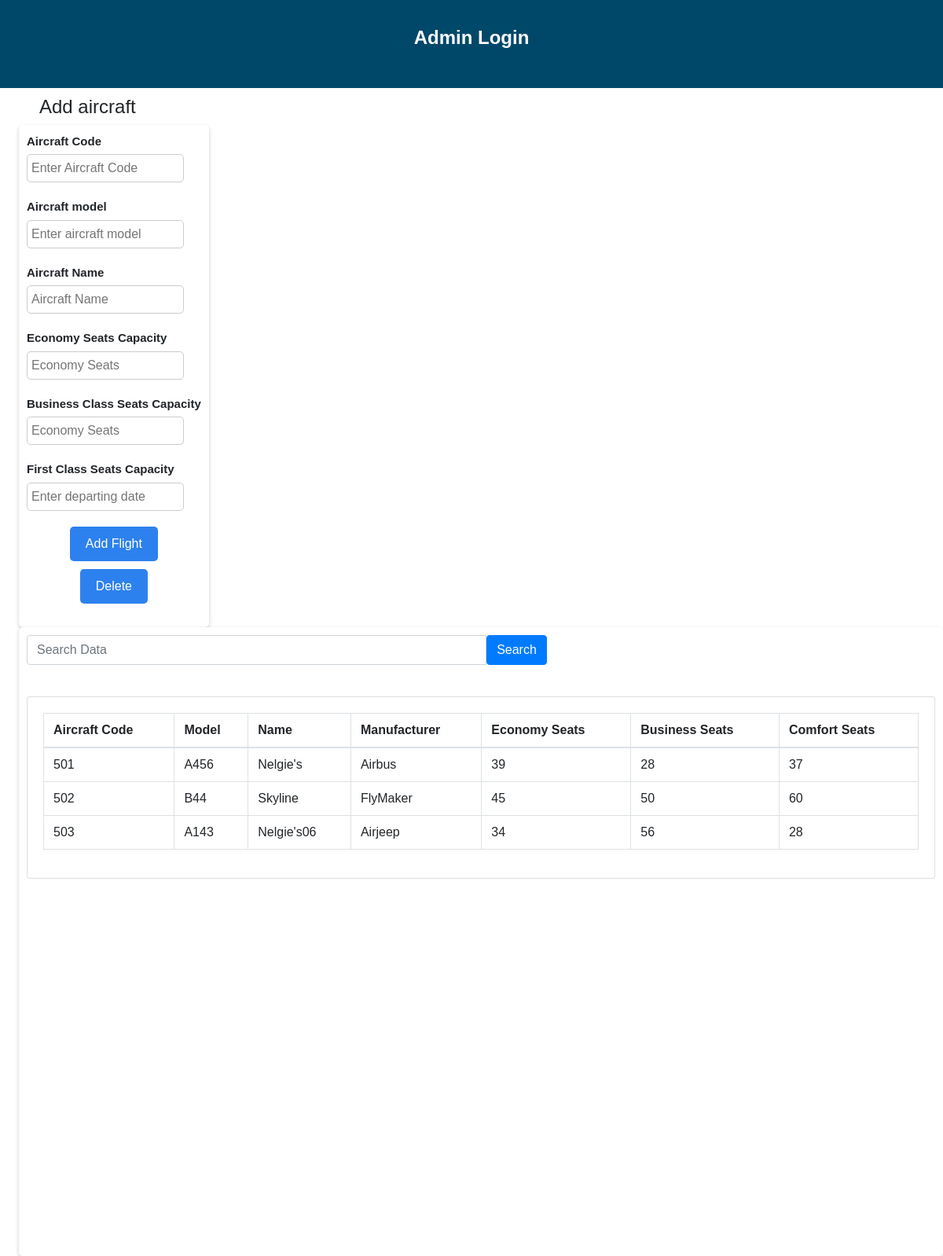
Screenshot of /admin/aircraft.php with the database file from the repository.
### tables this page shows
CREATE TABLE `aircraft` (
  `aircraft_code` int(10) UNSIGNED NOT NULL DEFAULT 0,
  `model` varchar(45) NOT NULL DEFAULT '',
  `aircraft_name` varchar(45) NOT NULL,
  `manufacturer` varchar(45) NOT NULL DEFAULT '',
  `economy_seats` int(45) NOT NULL,
  `business_seats` int(45) NOT NULL,
  `comfort_seats` int(45) NOT NULL
);

### admin/aircraft.php (the view, shortened to what this page needs)
<?php
include "includes/admin-header.php";
include "includes/admin-head.php";
?>
<div class="body">
    <h1>Add aircraft</h1>
    <div class="container1">
        <form id="flight-form">
            <div class="input-container">
                <label for="aircraft-code">Aircraft Code</label>
                <input type="text" id="aircraft-code" placeholder="Enter Aircraft Code">
            </div>
            <div class="input-container">
                <label for="aircraft-model">Aircraft model</label>
                <input type="text" id="aircraft-model" placeholder="Enter aircraft model">
            </div>
            <div class="input-container">
                <label for="Aircraft-name">Aircraft Name</label>
                <input type="text" id="ircraft-name" placeholder="Aircraft Name">
            </div>
            <div class="input-container">
                <label for="economy">Economy Seats Capacity</label>
                <input type="text" id="economy" placeholder="Economy Seats">
            </div>
            <div class="input-container">
                <label for="business-class">Business Class Seats Capacity</label>
                <input type="text" id="business-class" placeholder="Economy Seats">
            </div>
            <div class="input-container">
                <label for="First Class">First Class Seats Capacity</label>
                <input type="text" id="First Class" placeholder="Enter departing date">
            </div>
            <div class="input-container">
                <button type="button" id="add-flight-button">Add Flight</button>
                <button type="button" id="delete-button">Delete</button>
            </div>
        </form>
    </div>
    <div class="tablecontainer1">
    <div class="row">
        <div class="col-md-7">
            <form action="" method="GET">
                <div class="input-group mb-3">
                    <input type="text" name="search" value="<?php if(isset($_GET['search'])){echo $_GET['search'];} ?>" class="form-control" placeholder="Search Data">
                    <button type="submit" class="btn btn-primary">Search</button>
                </div>
            </form>
        </div>
        <div class="col-md-12">
            <div class="card mt-4">
                <div class="card-body">
                    <table class="table table-bordered">
                        <thead>
                            <tr>
                                <th>Aircraft Code</th>
                                <th>Model</th>
                                <th>Name</th>
                                <th>Manufacturer</th>
                                <th>Economy Seats</th>
                                <th>Business Seats</th>
                                <th>Comfort Seats</th>
                            </tr>
                        </thead>
                        <tbody>
                            <?php
                            $con = mysqli_connect('localhost', 'root', '', 'airline_booking_system');
                            if (isset($_GET['search'])) {
                                $filtervalues = $_GET['search'];
                                $query = "SELECT * FROM aircraft WHERE CONCAT(aircraft_code, model, aircraft_name, manufacturer) LIKE '%$filtervalues%'";
                            } else {
                                $query = "SELECT * FROM aircraft";
                            }
                            $query_run = mysqli_query($con, $query);
                            if (mysqli_num_rows($query_run) > 0) {
                                foreach ($query_run as $items) {
                            ?>
                                    <tr>
                                        <td><?= $items['aircraft_code'] ?> </td>
                                        <td><?= $items['model'] ?> </td>
                                        <td><?= $items['aircraft_name'] ?> </td>
                                        <td><?= $items['manufacturer'] ?> </td>
                                        <td><?= $items['economy_seats'] ?> </td>
                                        <td><?= $items['business_seats'] ?> </td>
                                        <td><?= $items['comfort_seats'] ?> </td>
                                    </tr>
                            <?php
                                }
                            } else {
                            ?>
                                <tr>
                                    <td colspan="4">No Record Found</td>
                                </tr>
                            <?php
                            }
                            ?>
                        </tbody>
                    </table>
                </div>
            </div>
        </div>
    </div>
</div>

### css/headfoot-style.css (style rules this page uses)
body, header { margin: 0; padding: 0; }
body { background-color: aliceblue; }

### admin/css-admin/stlye.css (style rules this page uses)
.container1 { font-family: Arial, Helvetica, sans-serif; font-size: 15px; width: auto; height: auto; max-width: 50%; margin-left: 2%; position: center; padding: 10px; background-color: #ffffff; border-radius: 5px; box-shadow: 0 2px 5px rgba(0, 0, 0, 0.2); float: left; }
.tablecontainer1 { font-family: Arial, Helvetica, sans-serif; font-size: 15px; width: auto; height: 800px; overflow-y: auto; margin-left: 2%; padding: 10px; background-color: #ffffff; border-radius: 5px; box-shadow: 0 2px 5px rgba(0, 0, 0, 0.2); float: left; }
.body h1 { font-family: Arial, Helvetica, sans-serif; text-align: justify; font-size: 24px; margin-top: 0; padding-top: 10px; margin-left: 50px; }
.input-container { margin-bottom: 20px; width: 100%; }
.input-container label { display: block; font-weight: bold; margin-bottom: 5px; }
.input-container input[type="text"], .input-container input[type="number"], .input-container input[type="time"], .input-container input[type="date"], .input-container select { width: 200px; padding: 5px; border: 1px solid #ccc; border-radius: 5px; font-size: 16px; color: #555; }
.input-container button { padding: 10px 20px; background-color: rgb(45, 129, 238); border: none; border-radius: 5px; font-size: 16px; color: #fff; cursor: pointer; }
.input-container button { display: block; margin: 10px auto; }
#flight-form { margin-bottom: 20px; }

### rows the page displays
aircraft: aircraft_code "501", model "A456", aircraft_name "Nelgie's", manufacturer "Airbus", economy_seats "39", business_seats "28", comfort_seats "37"
aircraft: aircraft_code "502", model "B44", aircraft_name "Skyline", manufacturer "FlyMaker", economy_seats "45", business_seats "50", comfort_seats "60"
aircraft: aircraft_code "503", model "A143", aircraft_name "Nelgie's06", manufacturer "Airjeep", economy_seats "34", business_seats "56", comfort_seats "28"
